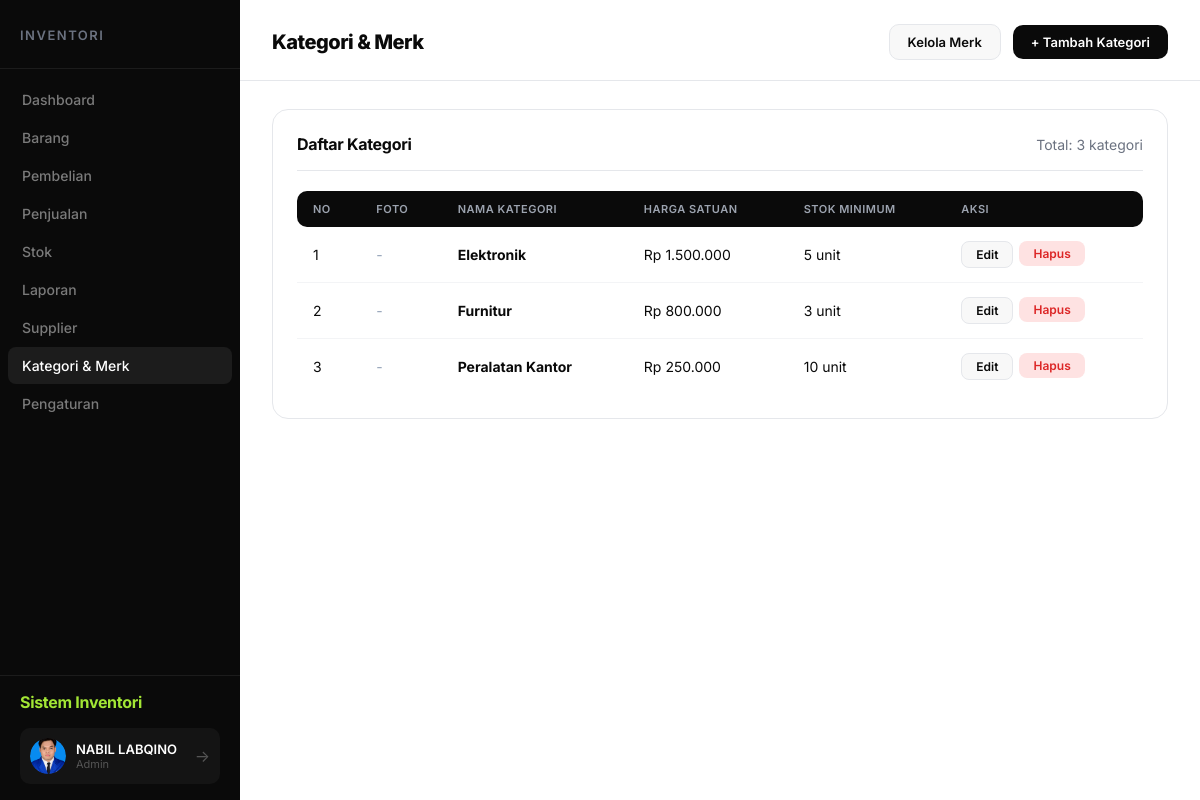
Page /kategori/TampilKategori.php (signed in) on the earlier database version.
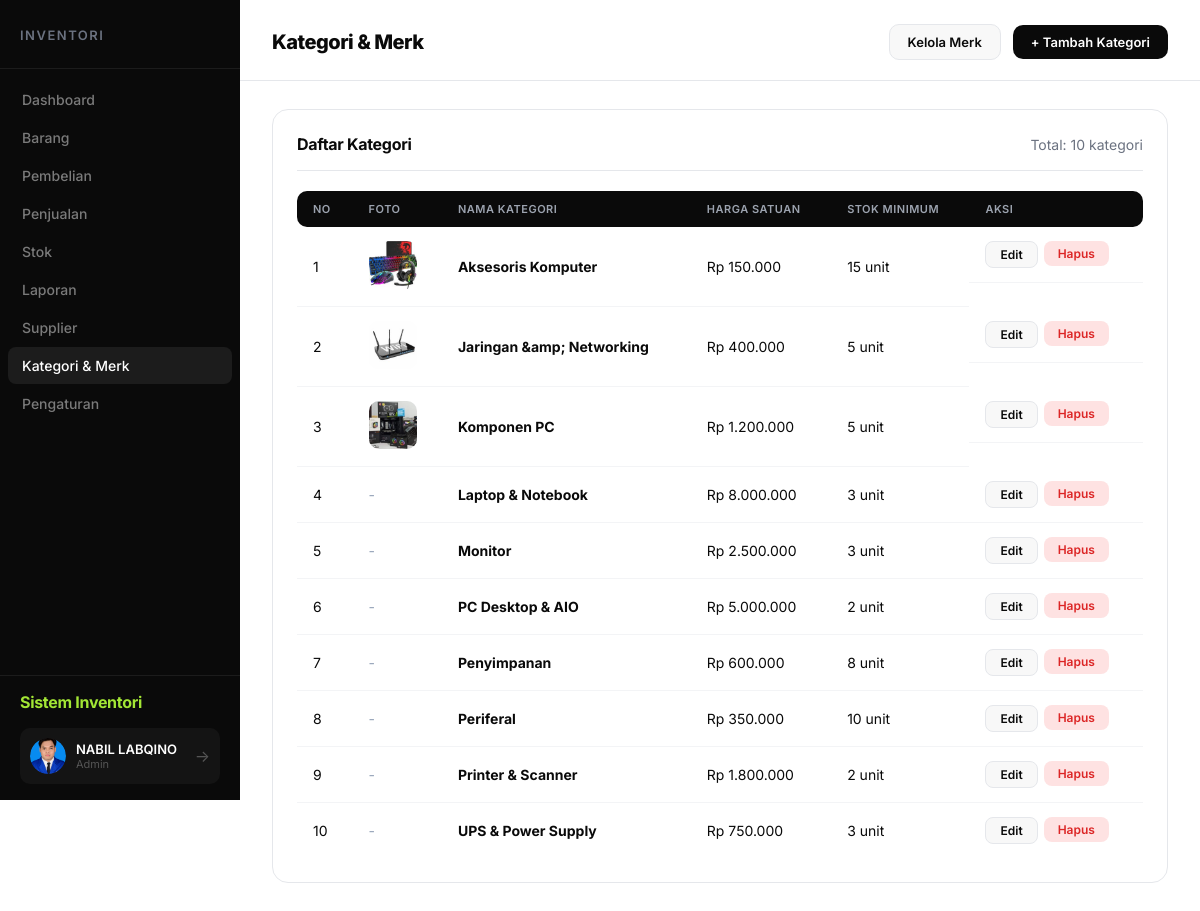
Same page on the later database version.
### tables this page shows
CREATE TABLE `kategori` (
  `id_kategori` int(11) NOT NULL,
  `nama_kategori` varchar(50) NOT NULL,
  `harga_satuan` decimal(15,2) NOT NULL,
  `stok_minimum` int(11) NOT NULL,
  `foto` varchar(255) DEFAULT NULL
);

### kategori/TampilKategori.php (the view, shortened to what this page needs)
<?php
include '../koneksi.php';
$base_url = '../';
$current_page = 'kategori_merk';
$result = $koneksi->query("SELECT * FROM kategori ORDER BY nama_kategori")->fetchAll();
?>
<!DOCTYPE html>
<html lang="id">
<head>
    <link rel="stylesheet" href="../css/dashboard.css">
</head>
<body>
<div class="dashboard">
    <?php include '../includes/sidebar.php'; ?>
    <main class="main">
        <header class="header">
            <h1 class="page-title">Kategori &amp; Merk</h1>
            <div class="header-right">
                <a href="../merk/TampilMerk.php" class="btn btn-secondary">Kelola Merk</a>
                <a href="TambahKategori.php" class="btn btn-primary">+ Tambah Kategori</a>
            </div>
        </header>
        <div class="content">
            <div class="card">
                <div class="card-header">
                    <h3 class="card-title">Daftar Kategori</h3>
                    <span style="color:var(--text-gray);font-size:14px;">Total: <?= count($result) ?> kategori</span>
                </div>
                <div class="table-responsive">
                    <table class="table">
                        <thead>
                            <tr>
                                <th>No</th>
                                <th>Foto</th>
                                <th>Nama Kategori</th>
                                <th>Harga Satuan</th>
                                <th>Stok Minimum</th>
                                <th>Aksi</th>
                            </tr>
                        </thead>
                        <tbody>
                            <?php $no = 1; foreach ($result as $row): ?>
                            <tr>
                                <td><?= $no++ ?></td>
                                <td>
                                    <?php if (!empty($row['foto'])): ?>
                                        <img src="uploads/thumbs/<?= htmlspecialchars($row['foto']) ?>"
                                            onerror="this.src='uploads/<?= htmlspecialchars($row['foto']) ?>'">
                                    <?php else: ?><span style="color:#94a3b8;">-</span><?php endif; ?>
                                </td>
                                <td><strong><?= htmlspecialchars($row['nama_kategori']) ?></strong></td>
                                <td>Rp <?= number_format($row['harga_satuan'], 0, ',', '.') ?></td>
                                <td><?= $row['stok_minimum'] ?> unit</td>
                                <td class="actions">
                                    <a href="KoreksiKategori.php?id=<?= $row['id_kategori'] ?>" class="btn btn-sm btn-secondary">Edit</a>
                                    <form method="POST" action="HapusKategori.php" style="display:inline;" onsubmit="return confirm('Hapus kategori ini?')">
                                        <button type="submit" class="btn btn-sm btn-danger">Hapus</button>
                                    </form>
                                </td>
                            </tr>
                            <?php endforeach; ?>
                        </tbody>
                    </table>
                </div>
            </div>
        </div>
    </main>
</div>
</body>
</html>

### includes/sidebar.php (shortened to what this page needs)
<aside class="sidebar">
    <div class="logo">
        <span class="logo-text">Inventori</span>
    </div>
    <ul class="nav-menu">
        <li><a href="<?= $base_url ?>menu.php" class="<?= $current_page == 'dashboard' ? 'active' : '' ?>">Dashboard</a></li>
        <li><a href="<?= $base_url ?>produk/TampilProduk.php" class="<?= $current_page == 'barang' ? 'active' : '' ?>">Barang</a></li>
        <li><a href="<?= $base_url ?>pembelian/TampilPembelian.php" class="<?= $current_page == 'pembelian' ? 'active' : '' ?>">Pembelian</a></li>
        <li><a href="<?= $base_url ?>penjualan/TampilPenjualan.php" class="<?= $current_page == 'penjualan' ? 'active' : '' ?>">Penjualan</a></li>
        <li><a href="<?= $base_url ?>stok/TampilStok.php" class="<?= $current_page == 'stok' ? 'active' : '' ?>">Stok</a></li>
        <li><a href="<?= $base_url ?>laporan/TampilLaporan.php" class="<?= $current_page == 'laporan' ? 'active' : '' ?>">Laporan</a></li>
        <li><a href="<?= $base_url ?>supplier/TampilSupplier.php" class="<?= $current_page == 'supplier' ? 'active' : '' ?>">Supplier</a></li>
        <li><a href="<?= $base_url ?>kategori/TampilKategori.php" class="<?= $current_page == 'kategori_merk' ? 'active' : '' ?>">Kategori &amp; Merk</a></li>
        <li><a href="<?= $base_url ?>pengaturan/index.php" class="<?= $current_page == 'pengaturan' ? 'active' : '' ?>">Pengaturan</a></li>
    </ul>
    <div class="sidebar-footer">
        <div class="sidebar-brand">Sistem Inventori</div>
        <div class="user-card">
            <div class="user-avatar">
                <?php if (!empty($_SESSION['foto'])): ?>
                    <img src="<?= $base_url ?>user/uploads/<?= htmlspecialchars($_SESSION['foto']) ?>" alt="Avatar"
                        style="width:36px;height:36px;border-radius:50%;object-fit:cover;">
                <?php else: ?>
                    <span style="color:#6b7280;">&#128100;</span>
                <?php endif; ?>
            </div>
            <div class="user-info">
                <div class="user-name"><?= htmlspecialchars($_SESSION['nama'] ?? 'User') ?></div>
                <div class="user-role">Admin</div>
            </div>
            <a href="<?= $base_url ?>logout.php" class="logout-link" title="Logout">&#x2192;</a>
        </div>
    </div>
</aside>

### css/dashboard.css (style rules this page uses)
:root { --accent: #a3e635; --accent-dark: #84cc16; --dark: #0a0a0a; --dark-2: #141414; --dark-3: #1c1c1c; --bg-main: #ffffff; --bg-section: #f8f8f8; --bg-card: #ffffff; --text-dark: #0a0a0a; --text-gray: #6b7280; --text-light: #9ca3af; --border: #e5e7eb; --success: #22c55e; --danger: #ef4444; --warning: #f59e0b; --sidebar-width: 240px; }
* { margin: 0; padding: 0; box-sizing: border-box; }
body { font-family: 'Inter', -apple-system, sans-serif; background: var(--bg-main); color: var(--text-dark); position: relative; overflow-x: hidden; }
.dashboard { display: flex; min-height: 100vh; position: relative; }
.sidebar { width: var(--sidebar-width); background: var(--dark); position: fixed; height: 100vh; display: flex; flex-direction: column; z-index: 10000; }
.logo { padding: 24px 20px; border-bottom: 1px solid var(--dark-3); }
.logo-text { font-size: 13px; font-weight: 600; color: #6b7280; text-transform: uppercase; letter-spacing: 1.5px; }
.nav-menu { list-style: none; padding: 12px 8px; flex: 1; overflow-y: auto; }
.nav-menu li { margin-bottom: 1px; }
.nav-menu a { display: flex; align-items: center; gap: 12px; padding: 10px 14px; color: #7a7a7a; text-decoration: none; font-size: 14px; font-weight: 500; border-radius: 8px; transition: all 0.15s ease; }
.nav-menu a.active { color: #ffffff; background: var(--dark-3); }
.sidebar-footer { padding: 16px 20px; border-top: 1px solid var(--dark-3); }
.sidebar-brand { color: var(--accent); font-size: 16px; font-weight: 700; letter-spacing: -0.3px; margin-bottom: 16px; }
.user-card { display: flex; align-items: center; gap: 10px; padding: 10px; background: var(--dark-2); border-radius: 10px; }
.user-avatar { width: 36px; height: 36px; background: var(--dark-3); border-radius: 50%; display: flex; align-items: center; justify-content: center; font-size: 16px; overflow: hidden; flex-shrink: 0; }
.user-info { flex: 1; min-width: 0; }
.user-name { font-size: 13px; font-weight: 600; color: #ffffff; white-space: nowrap; overflow: hidden; text-overflow: ellipsis; }
.user-role { font-size: 11px; color: #555; }
.logout-link { color: #555; text-decoration: none; transition: color 0.15s; flex-shrink: 0; }
.main { flex: 1; margin-left: var(--sidebar-width); padding-right: 0; }
.header { background: var(--bg-main); padding: 24px 32px 20px; display: flex; justify-content: space-between; align-items: center; border-bottom: 1px solid var(--border); position: sticky; top: 0; z-index: 100; }
.page-title { font-size: 20px; font-weight: 800; color: var(--text-dark); letter-spacing: -0.5px; }
.header-right { display: flex; align-items: center; gap: 12px; }
.content { padding: 28px 32px; }
.card { background: var(--bg-card); border-radius: 16px; border: 1px solid var(--border); padding: 24px; margin-bottom: 24px; }
.card-header { display: flex; justify-content: space-between; align-items: center; margin-bottom: 20px; padding-bottom: 16px; border-bottom: 1px solid var(--border); }
.card-title { font-size: 16px; font-weight: 700; color: var(--text-dark); letter-spacing: -0.3px; }
.btn { display: inline-flex; align-items: center; gap: 8px; padding: 9px 18px; border-radius: 10px; font-size: 13px; font-weight: 600; text-decoration: none; border: none; cursor: pointer; transition: all 0.15s; font-family: inherit; }
.btn-primary { background: var(--dark); color: #fff; }
.btn-danger { background: #fee2e2; color: #dc2626; }
.btn-secondary { background: var(--bg-section); color: var(--text-dark); border: 1px solid var(--border); }
.btn-sm { padding: 5px 14px; font-size: 12px; border-radius: 8px; }
.table-responsive { overflow-x: auto; }
.table { width: 100%; border-collapse: separate; border-spacing: 0; }
.table th { text-align: left; padding: 11px 16px; background: var(--dark); font-size: 11px; font-weight: 600; color: #9ca3af; text-transform: uppercase; letter-spacing: 0.5px; }
.table th:first-child { border-radius: 10px 0 0 10px; }
.table th:last-child { border-radius: 0 10px 10px 0; }
.table td { padding: 14px 16px; border-bottom: 1px solid #f3f4f6; font-size: 14px; color: var(--text-dark); }
.table tr:last-child td { border-bottom: none; }
.table .actions { display: flex; gap: 6px; }
.table img { width: 48px; height: 48px; object-fit: cover; border-radius: 10px; }

Differences in the rows shown:
added kategori: foto (picture), nama_kategori "Aksesoris Komputer", harga_satuan "150.000", stok_minimum "15"
added kategori: foto (picture), nama_kategori "Jaringan &amp; Networking", harga_satuan "400.000", stok_minimum "5"
added kategori: foto (picture), nama_kategori "Komponen PC", harga_satuan "1.200.000", stok_minimum "5"
changed kategori: nama_kategori "Elektronik" → "Laptop & Notebook"; harga_satuan "1.500.000" → "8.000.000"; stok_minimum "5" → "3"
changed kategori: nama_kategori "Furnitur" → "Monitor"; harga_satuan "800.000" → "2.500.000"
changed kategori: nama_kategori "Peralatan Kantor" → "PC Desktop & AIO"; harga_satuan "250.000" → "5.000.000"; stok_minimum "10" → "2"
added kategori: nama_kategori "Penyimpanan", harga_satuan "600.000", stok_minimum "8"
added kategori: nama_kategori "Periferal", harga_satuan "350.000", stok_minimum "10"
added kategori: nama_kategori "Printer & Scanner", harga_satuan "1.800.000", stok_minimum "2"
added kategori: nama_kategori "UPS & Power Supply", harga_satuan "750.000", stok_minimum "3"
Other differences:
count($result): "3" → "10"
